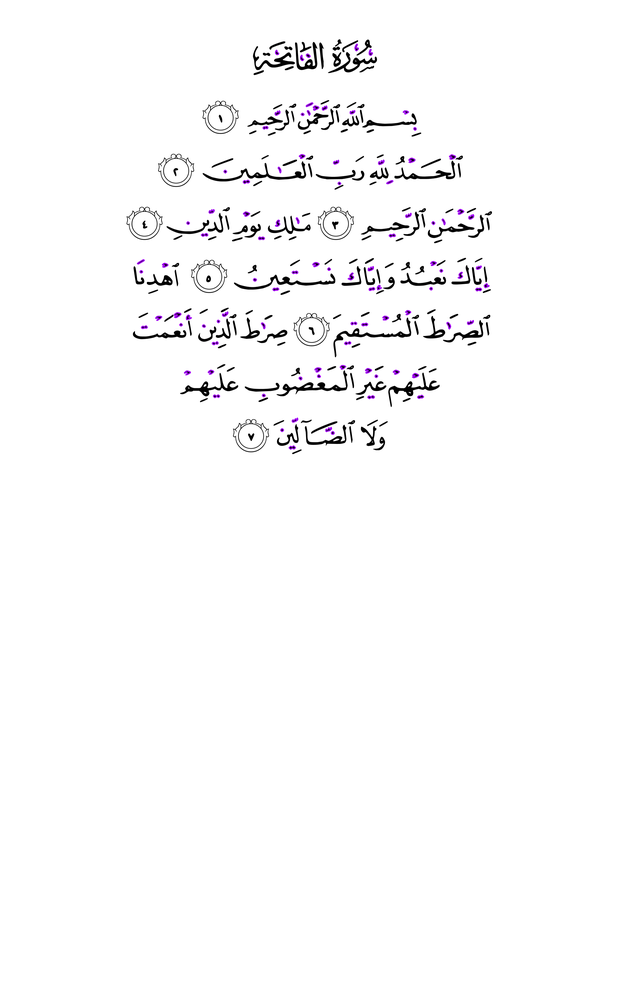
#> input picture quran-voice-recognition/server/res.png, 618 x 1000 px, shrunk from 2600 x 4206 before the run
$ python main.py res.png
#> lines starting #> are read from the running program, lines starting #| are printed output that depends on the picture; after the words box and inside, x2 and y2 are one past the last pixel; in counts of white or black regions, pixels touching at a corner belong together
### quran-voice-recognition/server/lines.py
import sys
from PIL import Image, ImageDraw

"""
algorithm for determining rows
- find out the number of non-white pixels in each row
- rows with low pixel count (20 and below, for example) are break points
- combine them into ranges, such that we have line+1 groups
- if midpoint[i+1] - height is within range, use it - otherwise, start at
  either low[i] and end at low[i] + height or at high[i] and end after height
  depending on where we are relative to the range at i

then, for each line's ys, find the min x and max across them.
we then have the bounding box for each line
"""


def is_not_blank(pt):
    return sum(pt) < 200 * len(pt)


def find_lines(image, line_height=100, max_pixels=25, mode=0):
    ranges = []
    range_end = -1
    range_start = -1
    restrict_lines = True
    if mode == 1:
        restrict_lines = False

    data = image.getdata()
    width, height = image.size
    for y in range(0, height):
        filled_pixels = 0
        for x in range(0, width):
            pt = data[y * width + x]
            if is_not_blank(pt):
                filled_pixels = filled_pixels + 1
        # print "line " + str(y) + " has " + str(filled_pixels)
        if filled_pixels < max_pixels:
            if range_start == -1:
                if restrict_lines and filled_pixels == 0 and len(ranges) == 0:
                    continue
                range_start = y
                range_end = y
            elif y - range_end < 20:
                range_end = y
            else:
                # print "adding range " + str(range_start) + "," + str(range_end)
                ranges.append((range_start, range_end))
                range_start = -1
                range_end = -1
    if range_start > -1:
        ranges.append((range_start, range_end))

    line_ys = []
    should_skip = False
    for i in range(0, len(ranges) - 1):
        if should_skip:
            should_skip = False
            continue
        top = ranges[i]
        bottom = ranges[i + 1]
        midpoint = (bottom[0] + bottom[1]) / 2

        if bottom[1] - top[0] < line_height:
            top_midpoint = ((top[0] + top[1]) / 2)
            top = (top_midpoint, midpoint)
            bottom = ranges[i + 2]
            midpoint = (bottom[0] + bottom[1]) / 2
            should_skip = True

        top_y = midpoint - line_height
        if top[0] <= top_y <= top[1]:
            # within range, we keep it
            line_ys.append((top_y, midpoint))
        elif top_y < top[0]:
            if top[0] + line_height < height:
                line_ys.append((top[0], top[0] + line_height))
        else:
            if top[1] + line_height < height:
                line_ys.append((top[1], top[1] + line_height))

    lines = []
    for yrange in line_ys:
        first_x = width
        last_x = 0
        for y in range(int(yrange[0]), int(yrange[1])):
            for x in range(0, width):
                pt = data[y * width + x]
                if is_not_blank(pt):
                    if first_x > x:
                        first_x = x - 1
                    break
            for x in reversed(range(0, width)):
                pt = data[y * width + x]
                if is_not_blank(pt):
                    if x > last_x:
                        last_x = x
                    break
        lines.append(((first_x, yrange[0]), (last_x, yrange[1])))
    return lines


# for debugging, this method draws boxes around each line
# [20 lines left out: functions draw, main, not called in this run]


# [2 lines that do not run on import are left out]

### quran-voice-recognition/server/find_ayat_v2.py
import cv2
import numpy as np
import sys  # Added missing import

# Adjust these values for bullet/bold text detection
# Tighter constraints
WIDTH_MIN = 60    # Increased from 50
WIDTH_MAX = 80    # Decreased from 90
HEIGHT_MIN = 80   # Increased from 70
HEIGHT_MAX = 100  # Decreased from 105

def find_ayat(img_rgb):
    # Convert to grayscale and threshold to detect dark text
    img_gray = cv2.cvtColor(img_rgb, cv2.COLOR_BGR2GRAY)
    _, binary = cv2.threshold(img_gray, 150, 255, cv2.THRESH_BINARY_INV)

    # Find contours (shapes) of bullet points/bold text
    # Changed to use cv2.findContours() return signature for OpenCV 3/4 compatibility
    contours, _ = cv2.findContours(binary, cv2.RETR_EXTERNAL, cv2.CHAIN_APPROX_SIMPLE)

    results = []
    selected_contours = []
    for contour in contours:
        x, y, w, h = cv2.boundingRect(contour)

        # Filter for bullet-point-sized contours
        if WIDTH_MIN < w < WIDTH_MAX and HEIGHT_MIN < h < HEIGHT_MAX:
            results.append((x, y, w, h))
            selected_contours.append(contour)

    return results, selected_contours


# [30 lines left out: functions draw, main, not called in this run]


# [2 lines that do not run on import are left out]

### quran-voice-recognition/server/main.py
# [198 lines of commented-out code are left out]

import cv2
import os
from PIL import Image
from find_ayat_v2 import find_ayat
from lines import find_lines

# Quran verse counts
hafs_ayat = [7, 286, 200, 176, 120, 165, 206, 75, 129, 109, 123, 111,
             43, 52, 99, 128, 111, 110, 98, 135, 112, 78, 118, 64, 77,
             227, 93, 88, 69, 60, 34, 30, 73, 54, 45, 83, 182, 88, 75,
             85, 54, 53, 89, 59, 37, 35, 38, 29, 18, 45, 60, 49, 62, 55,
             78, 96, 29, 22, 24, 13, 14, 11, 11, 18, 12, 12, 30, 52, 52,
             44, 28, 28, 20, 56, 40, 31, 50, 40, 46, 42, 29, 19, 36, 25,
             22, 17, 19, 26, 30, 20, 15, 21, 11, 8, 8, 19, 5, 8, 8, 11,
             11, 8, 3, 9, 5, 4, 7, 3, 6, 3, 5, 4, 5, 6]

def process_ayat(ayat):
    if not ayat:
        return []

    # Sort by Y-position (vertical line), then X (left-to-right)
    ayat.sort(key=lambda a: (a[1], a[0]))

    # Group bullets into lines (if multiple per line)
    line_groups = {}
    for x, y, w, h in ayat:
        line_key = y // 20  # Group items within 20 pixels vertically
        if line_key not in line_groups:
            line_groups[line_key] = []
        line_groups[line_key].append((x, y, w, h))

    # Flatten into a list of ayat (one per line)
    processed = []
    for line in line_groups.values():
        line.sort(key=lambda a: a[0])  # Sort left-to-right
        processed.extend(line)

    return processed

def process_single_file(image_path, page_number=1, start_sura=1, start_ayah=1):
#> called with image_path = 'res.png', page_number = 1, start_sura = 1, start_ayah = 1
    sura = start_sura
    ayah = start_ayah
    lines_to_skip = 2 if sura != 9 else 1  # Special case for Surah Tawbah
    end_of_ayah = False

    # Find lines in the image
    image = Image.open(image_path).convert('RGBA')
    lines = find_lines(image, 110, 35, 0)
#> after the loop in find_lines, `for y in range(0, height):`: ranges = [(39, 219), (241, 259)]
#> the loop in find_lines, `for i in range(0, len(ranges) - 1):` made 2 passes
#> top_y on passes 1 to 2: 140, 535
#> after the loop in find_lines, `for i in range(0, len(ranges) - 1):`: line_ys = [(140, 250), (259, 369)]; should_skip = False
#> the loop in find_lines, `for yrange in line_ys:` made 2 passes
#> yrange on passes 1 to 2: (140, 250), (259, 369)
#> after the loop in find_lines, `for yrange in line_ys:`: lines = [((126, 140), (491, 250)), ((133, 259), (490, 369))]
    print(f'Found {len(lines)} lines on page {page_number}')
#| Found 2 lines on page 1

    # Find ayat markers
    img_rgb = cv2.imread(image_path)
    if img_rgb is None:
        print(f"Error: Could not load image {image_path}")
        return

    (ayat, contours) = find_ayat(img_rgb)
#> in find_ayat, `_, binary = cv2.threshold(img_gray, 150, 255, cv2.THRESH_BINARY_INV)`:
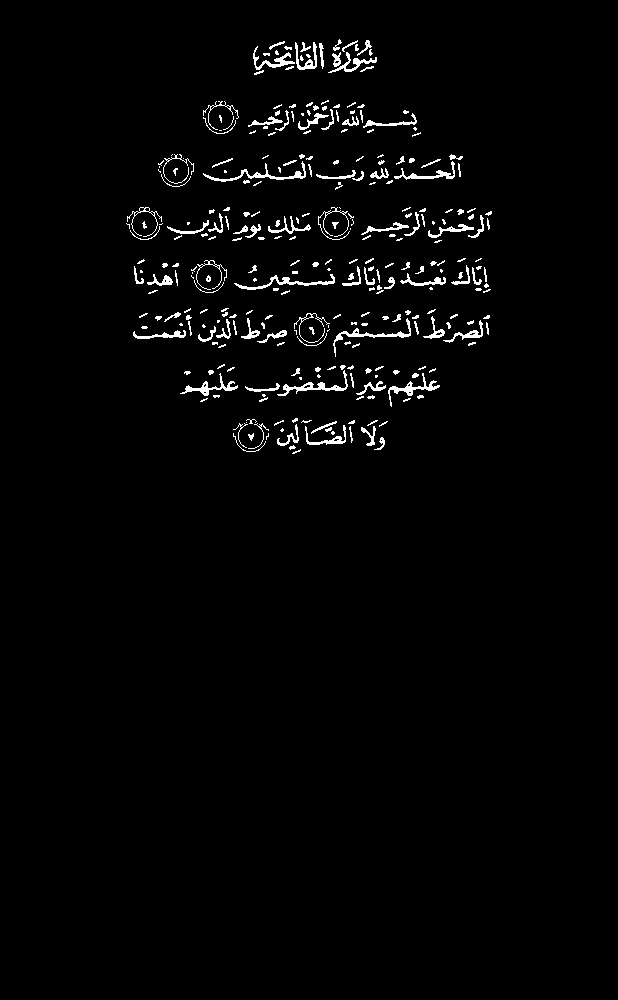
#> binary: shape (1000, 618); 2.1% white in thin lines or dots, all inside (x1, y1, x2, y2) = (126, 39, 492, 454)
#> in find_ayat, `contours, _ = cv2.findContours(binary, cv2.RETR_EXTERNAL, cv2.CHAIN_AP..`: contours = 305 contours, 238 with area under 20; largest, box (x1, y1, x2, y2) and area: (277, 370, 348, 396) 262, (203, 161, 306, 182) 254, (333, 318, 411, 357) 240, (234, 274, 335, 290) 235, (388, 373, 440, 407) 226
#> the loop in find_ayat, `for contour in contours:` made 305 passes
#> (x, y, w, h) on passes 1 to 3: (292, 449, 9, 5), (289, 445, 7, 5), (374, 437, 11, 13)
#> after the loop in find_ayat, `for contour in contours:`: results = []
#> ayat = []; contours = []
    ayat = process_ayat(ayat)
    print(f'Found {len(ayat)} potential ayat markers on page {page_number}')
#| Found 0 potential ayat markers on page 1

    # Draw detected markers for debugging
    debug_img = img_rgb.copy()
    for (x, y, w, h) in ayat:
        cv2.rectangle(debug_img, (x, y), (x+w, y+h), (0, 255, 0), 2)
#> this loop made 0 passes
    cv2.imwrite('debug_markers.png', debug_img)
    print("Saved marker detection debug image to debug_markers.png")

    # Process each detected marker
    current_line = 0
    x_pos_in_line = -1
    num_lines = len(lines)
#> num_lines = 2

    for ayah_item in ayat:
        x, y, w, h = ayah_item

        # Improved line matching
        found_line = None
        min_dist = float('inf')

        for line_idx, line in enumerate(lines):
            line_midy = (line[0][1] + line[1][1]) / 2
            dist = abs(y - line_midy)

            # Only consider markers within the line's vertical bounds
            if line[0][1] <= y <= line[1][1] and dist < min_dist:
                min_dist = dist
                found_line = line_idx

        # Only process if we found a matching line
        if found_line is not None:
            line = lines[found_line]
            # Ensure marker is within line's horizontal bounds
            minx = max(x, line[0][0])
            maxx = min(x+w, line[1][0])

            print(f"Valid marker at: ({x}, {y}) - Line {found_line+1} - Sura {sura}:{ayah}")
            print(f"insert into glyphs values(NULL, {page_number}, {found_line+1}, {sura}, {ayah}, 1, {minx}, {maxx}, {line[0][1]}, {line[1][1]});")

            ayah += 1
        else:
            print(f"Ignoring marker at ({x}, {y}) - No matching line found")
#> after the loop, ayah = 1

if __name__ == "__main__":
    # Configure these variables for your test
    TEST_IMAGE_PATH = "res.png"  # Change to your test image path
    PAGE_NUMBER = 1              # The page number to use in output
    START_SURA = 1               # Which sura starts on this page
    START_AYAH = 1               # Which ayah starts on this page

    print(f"Processing single file: {TEST_IMAGE_PATH}")
    process_single_file(TEST_IMAGE_PATH, PAGE_NUMBER, START_SURA, START_AYAH)
